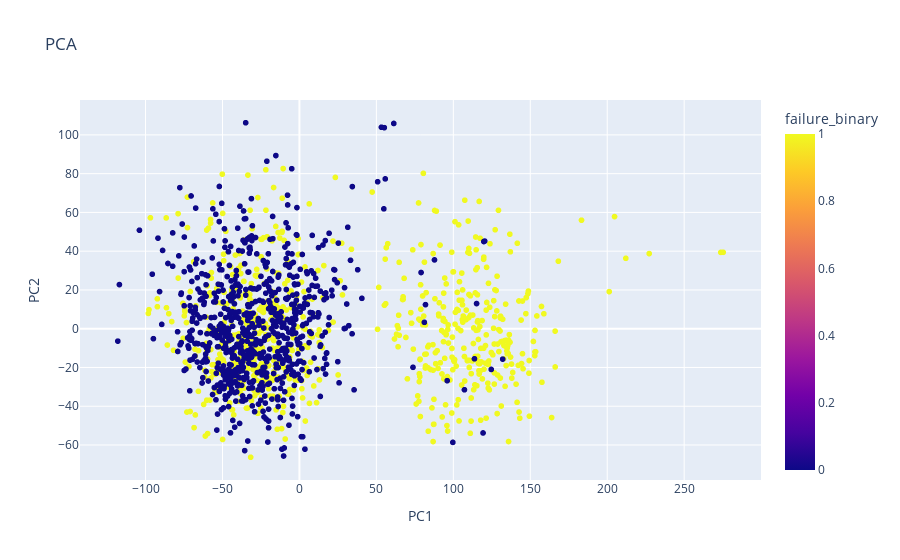

Notebook code for this chart:
### Code cell
# graficar 
fig = px.scatter(datos_telemetria_agg_pca, x='PC1', y='PC2',color='failure_binary', title='PCA')
fig.show()

### Figure 1 — Plotly figure (JSON) as saved in the notebook; plotly's stock layout.template omitted (floating-point values rounded to 4 significant figures; data arrays with more than 128 entries replaced by an {"elided": "..."} marker saying what was removed)
{"data": [{"hovertemplate": "PC1=%{x}<br>PC2=%{y}<br>failure_binary=%{marker.color}<extra></extra>", "legendgroup": "", "marker": {"color": {"elided": "1522 int values"}, "coloraxis": "coloraxis", "symbol": "circle"}, "mode": "markers", "name": "", "showlegend": false, "type": "scattergl", "x": {"elided": "1522 float values"}, "xaxis": "x", "y": {"elided": "1522 float values"}, "yaxis": "y"}], "layout": {"coloraxis": {"colorbar": {"title": {"text": "failure_binary"}}, "colorscale": [[0, "#0d0887"], [0.1111, "#46039f"], [0.2222, "#7201a8"], [0.3333, "#9c179e"], [0.4444, "#bd3786"], [0.5556, "#d8576b"], [0.6667, "#ed7953"], [0.7778, "#fb9f3a"], [0.8889, "#fdca26"], [1, "#f0f921"]]}, "legend": {"tracegroupgap": 0}, "title": {"text": "PCA"}, "xaxis": {"anchor": "y", "domain": [0, 1], "title": {"text": "PC1"}}, "yaxis": {"anchor": "x", "domain": [0, 1], "title": {"text": "PC2"}}}}
